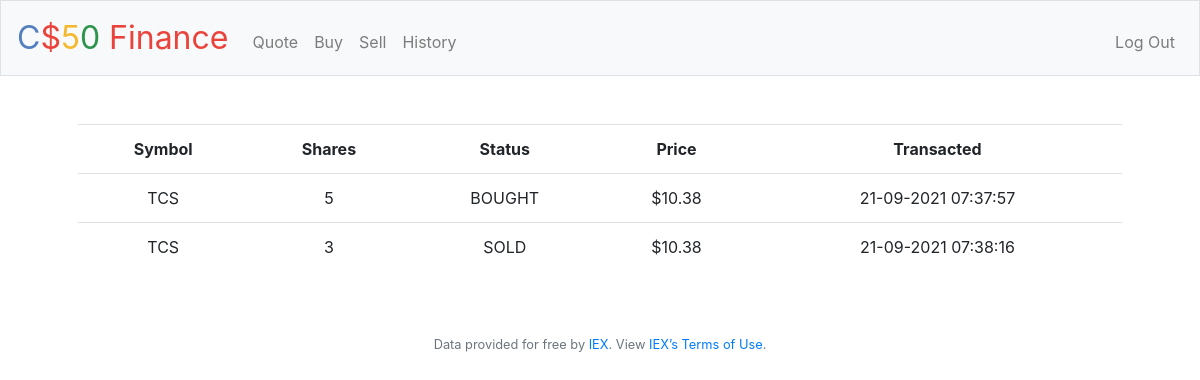
Page /history (signed in) on the committed database.
### tables this page shows
CREATE TABLE purchases (symbol TEXT NOT NULL, shares NUMERIC NOT NULL, cost NUMERIC NOT NULL, status TEXT NOT NULL, transacted TEXT NOT NULL, user_id INTEGER);

### application.py (the view)
@app.route("/history")
@login_required
def history():
    purchases = db.execute("SELECT * FROM purchases WHERE user_id = ?", session["user_id"])
    return render_template("history.html", purchases = purchases, usd = usd)

### application.py (called while the page is built)
@app.after_request
def after_request(response):
    response.headers["Cache-Control"] = "no-cache, no-store, must-revalidate"
    response.headers["Expires"] = 0
    response.headers["Pragma"] = "no-cache"
    return response

### helpers.py (called while the page is built)
def login_required(f):
    @wraps(f)
    def decorated_function(*args, **kwargs):
        if session.get("user_id") is None:
            return redirect("/login")
        return f(*args, **kwargs)
    return decorated_function

def usd(value):
    return f"${value:,.2f}"

### templates/history.html (shortened to what this page needs)
{% extends "layout.html" %}
{% block main %}
    <table class="table">
        <tr>
            <th>Symbol</th>
            <th>Shares</th>
            <th>Status</th>
            <th>Price</th>
            <th>Transacted</th>
        </tr>
        {% for purchase in purchases %}
            <tr>
                    <td>{{ purchase.symbol }}</td>
                    <td>{{ purchase.shares }}</td>
                    <td>{{ purchase.status }}</td>
                    <td>{{ usd(purchase.cost) }}</td>
                    <td>{{ purchase.transacted }}</td>
            </tr>
        {% endfor %}
    </table>
{% endblock %}

### static/styles.css (style rules this page uses)
table { width: 85%; }
th { font-weight: bold; }

### rows in the picture
purchases: symbol "TCS", shares "5", status "BOUGHT", cost "$10.38", transacted "21-09-2021 07:37:57"
purchases: symbol "TCS", shares "3", status "SOLD", cost "$10.38", transacted "21-09-2021 07:38:16"
